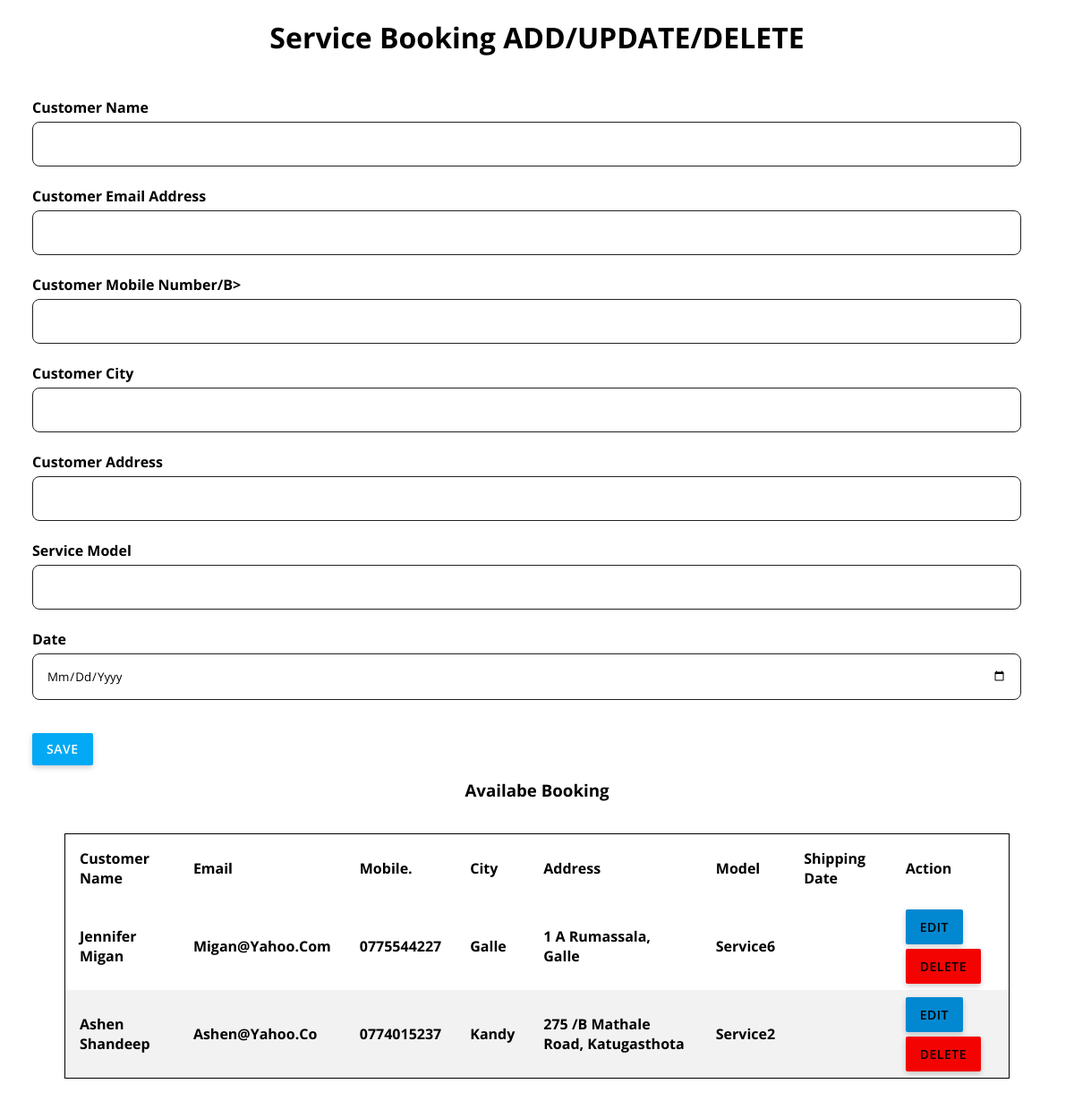
The page /admin/service-book.php on the database its author committed.
### tables this page shows
CREATE TABLE `service_order` (
  `id` int NOT NULL AUTO_INCREMENT,
  `fullname` varchar(100) NOT NULL,
  `email` varchar(100) NOT NULL,
  `phone` varchar(12) NOT NULL,
  `city` varchar(100) NOT NULL,
  `address` varchar(100) NOT NULL,
  `model` varchar(100) NOT NULL,
  `shipping` date DEFAULT NULL,
  PRIMARY KEY (`id`)
);

### admin/car-infor-pro.php (called while the page is built, shortened)
<?php
$update = false;

### admin/service-book.php (the view, shortened to what this page needs)
<?php
    require_once'car-infor-pro.php';
?>
<!DOCTYPE html>
<html lang="en">
<head>
    <link rel="stylesheet" href="index.css">
</head>
<body >
    <div>
        <h1>Service booking ADD/UPDATE/DELETE</h1>
    </div>
    <form action="car-order-pro.php" method="POST" class="container">
        <div>
            <label for="fullname"><b>Customer Name</b></label> <br>
            <input type="text" name="fullname"  value="<?php echo $fullname; ?>">
        </div>
        <div>
            <label for="email"><b>Customer Email Address</b></label> <br>
            <input type="text" name="email" value="<?php echo $email; ?>">
        </div>
        <div>
        <label for="phone"><b>Customer Mobile Number/b></label> <br>
            <input type="textarea" name="phone"  value="<?php echo $phone; ?>">
        </div>
        <div>
            <label for="city"><b>Customer City</b></label> <br>
            <input type="text" name="city"  value="<?php echo $city; ?>">
        </div>
        <div>
            <label for="address"><b>Customer Address</b></label> <br>
            <input type="text" name="address"  value="<?php echo $address; ?>">
        </div>
        <div>
            <label for="model"><b>Service Model</b></label> <br>
            <input type="text" name="model" value="<?php echo $model; ?>">
        </div>
        <div>
        <label for="shipping"><b>Date</b></label> <br>
            <input type="date" name="shipping"  value="<?php echo $shipping; ?>">
        </div>
        <?php
            if($update == true){
        ?>
        <button type="submit" name="update"  class="update">Update</button>
        <?php
            }
            else{
        ?>
            <button type="submit" name="save"  class="save">Save</button>
        <?php
            }
        ?>
    </form>
    <?php
       $mysqli = new mysqli('localhost', 'root', 'As+s01galaxysa', 'csmotors')
       or die(mysqli_error($mysqli));
       $result = $mysqli->query("SELECT * FROM service_order") or die($mysqli->error);
    ?>
    <div>
        <h3 style="text-align: center;">Availabe Booking</h3>
    </div>
    <div class="container2">
        <table>
            <thead>
                <tr>
                    <th>Customer Name</th>
                    <th>Email</th>
                    <th>Mobile.</th>
                    <th>City</th>
                    <th>Address</th>
                    <th>Model</th>
                    <th>Shipping Date</th>
                    <th colspan="2">Action</th>
                </tr>
            </thead>
            <?php
                while($row = $result->fetch_assoc()){?>
                <tr>
                    <td><?php echo $row['fullname'];?></td>
                    <td><?php echo $row['email'];?></td>
                    <td><?php echo $row['phone'];?></td>
                    <td><?php echo $row['city'];?></td>
                    <td><?php echo $row['address'];?></td>
                    <td><?php echo $row['model'];?></td>
                    <td><?php echo $row['shipping'];?></td>
                    <td>
                        <a href="service-book.php?edit=<?php echo $row['id']; ?>" class="edit">Edit</a><br>
                        <br>
                        <a href="service-book-pro.php?delete=<?php echo $row['id']; ?>" class="delete">Delete</a>
                    </td>
                </tr>
            <?php };?>
        </table>
    </div>
</body>
</html>

### admin/index.css (style rules this page uses)
* { font-family: 'Open Sans', sans-serif; margin: 0; padding: 0; box-sizing: border-box; border: none; text-decoration: none; text-transform: capitalize; }
html { overflow-x: hidden; }
h1 { text-align: center; margin: 10px 30px; padding: 10px; }
.container { position:-webkit-sticky; right: 0; margin: 20px; max-width: 100%; height: 100%; padding: 16px; border-radius: 5px; }
input { border-radius: 8px; width: 98%; color: rgb(0, 0, 0); padding: 15px; margin: 5px 0 22px 0; border: 1px solid #212121; background: #ffffff; }
.save { background: #03A9F4; padding: 10px 16px; width: auto; font-weight: 600; text-transform: uppercase; font-size: 14px; color: #fff; line-height: 16px; letter-spacing: 0.5px; border-radius: 2px; box-shadow: 0 2px 6px rgba(0,0,0,0.1), 0 3px 6px rgba(0,0,0,0.1); border: 0; outline: 0; margin: 15px 15px 15px 0; transition: all 0.25s; }
.container2 { position:relative; left: 0; margin: 20px; max-width: 100%; height: 100%; padding: 16px; background-color: white; border-radius: 5px; }
table { border-collapse: collapse; width: 100%; border: 1px solid rgb(0, 0, 0); }
th, td { text-align: left; padding: 16px; }
tr:nth-child(even) { background-color: #f2f2f2; }
.edit { background: #0288D1; padding: 10px 16px; width: auto; font-weight: 600; text-transform: uppercase; font-size: 14px; color: rgb(0, 0, 0); line-height: 16px; letter-spacing: 0.5px; border-radius: 2px; box-shadow: 0 2px 6px rgba(0,0,0,0.1), 0 3px 6px rgba(0,0,0,0.1); border: 0; outline: 0; margin: 15px 15px 15px 0; transition: all 0.25s; }
.delete { background: #f40303; padding: 10px 16px; width: auto; font-weight: 600; text-transform: uppercase; font-size: 14px; color: rgb(0, 0, 0); line-height: 16px; letter-spacing: 0.5px; border-radius: 2px; box-shadow: 0 2px 6px rgba(0,0,0,0.1), 0 3px 6px rgba(0,0,0,0.1); border: 0; outline: 0; margin: 15px 15px 15px 0; transition: all 0.25s; }

### rows shown on the page
service_order: fullname "Jennifer Migan", email "Migan@yahoo.com", phone "0775544227", city "Galle", address "1 A Rumassala, Galle", model "Service6"
service_order: fullname "Ashen Shandeep", email "Ashen@yahoo.co", phone "0774015237", city "Kandy", address "275 /B Mathale Road, Katugasthota", model "Service2"
